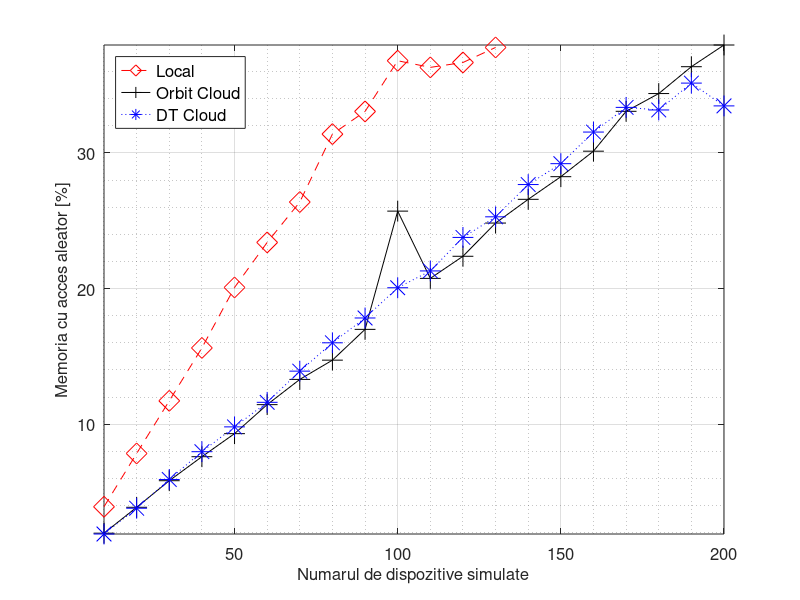
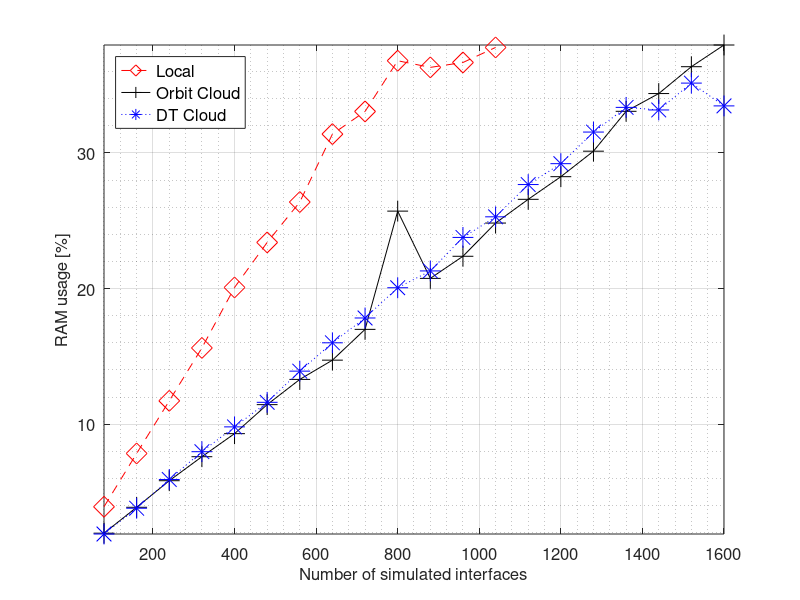
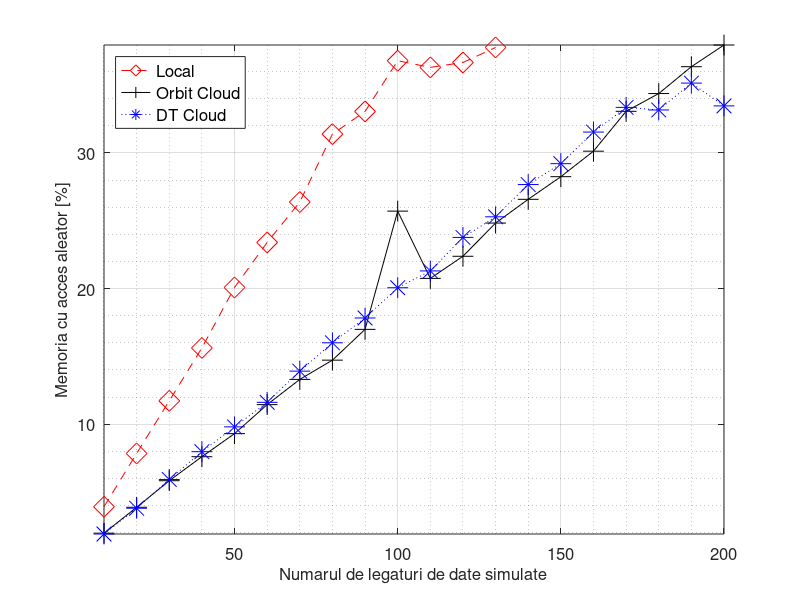

These charts were generated, in order, by the following MATLAB code:
nes = [10:10:200]
intfs = [80:80:1600]
links = [10:10:200]

local_percent = [0.0391,0.0784,0.1172,0.1562,0.2008,0.234,0.2638,0.3139,0.3306,0.368,0.3631,0.3667,0.3778,NaN,NaN,NaN,NaN,NaN,NaN,NaN]
orbit_percent = [0.0196,0.0387,0.0583,0.076,0.093,0.1144,0.133,0.1472,0.1699,0.2571,0.2075,0.2238,0.2483,0.2658,0.2825,0.3013,0.3307,0.3438,0.3636,0.3796]
dt_percent = [0.019,0.038,0.0592,0.0797,0.098,0.1161,0.1391,0.16,0.1783,0.2006,0.213,0.2377,0.2529,0.2767,0.2921,0.3154,0.3336,0.3317,0.3515,0.3347]

local = local_percent * 100
orbit = orbit_percent * 100
dt = dt_percent * 100

figure(1)
plot(nes,local, '--dr', 'markersize', 15, nes, orbit, '-+k', 'markersize', 15, nes, dt, ':*b', 'markersize', 15)
set(gca, "fontsize", 12)

xlabel('Numarul de dispozitive simulate', "fontsize", 12)
grid on
grid minor on
ylabel('Memoria cu acces aleator [%]', "fontsize", 12)
leg = legend('Local','Orbit Cloud','DT Cloud', "location", 'northwest')
set(leg, "fontsize", 12)
axis('tight')

#la = num2str(local(:));
#lb = cellstr(la);
#lc = strtrim(lb);

#oa = num2str(orbit(:));
#ob = cellstr(oa);
#oc = strtrim(ob);

#da = num2str(dt(:));
#db = cellstr(da);
#dc = strtrim(db);

#text(nes, local, lc)
#text(nes, orbit, oc)
#text(nes, dt, dc)

figure(2)
plot(intfs,local, '--dr', 'markersize', 15, intfs, orbit, '-+k', 'markersize', 15, intfs, dt, ':*b', 'markersize', 15)
set(gca, "fontsize", 12)

xlabel('Number of simulated interfaces', "fontsize", 12)
grid on
grid minor on
ylabel('RAM usage [%]', "fontsize", 12)
leg = legend('Local','Orbit Cloud','DT Cloud', "location", 'northwest')
set(leg, "fontsize", 12)
axis('tight')

#la = num2str(local(:));
#lb = cellstr(la);
#lc = strtrim(lb);

#oa = num2str(orbit(:));
#ob = cellstr(oa);
#oc = strtrim(ob);

#da = num2str(dt(:));
#db = cellstr(da);
#dc = strtrim(db);

#text(intfs, local, lc)
#text(intfs, orbit, oc)
#text(intfs, dt, dc)

figure(3)
plot(links,local, '--dr', 'markersize', 15, links, orbit, '-+k', 'markersize', 15, links, dt, ':*b', 'markersize', 15)
set(gca, "fontsize", 12)

xlabel('Numarul de legaturi de date simulate', "fontsize", 12)
grid on
grid minor on
ylabel('Memoria cu acces aleator [%]', "fontsize", 12)
leg = legend('Local','Orbit Cloud','DT Cloud', "location", 'northwest')
set(leg, "fontsize", 12)
axis('tight')

#la = num2str(local(:));
#lb = cellstr(la);
#lc = strtrim(lb);

#oa = num2str(orbit(:));
#ob = cellstr(oa);
#oc = strtrim(ob);

#da = num2str(dt(:));
#db = cellstr(da);
#dc = strtrim(db);

#text(links, local, lc)
#text(links, orbit, oc)
#text(links, dt, dc)
